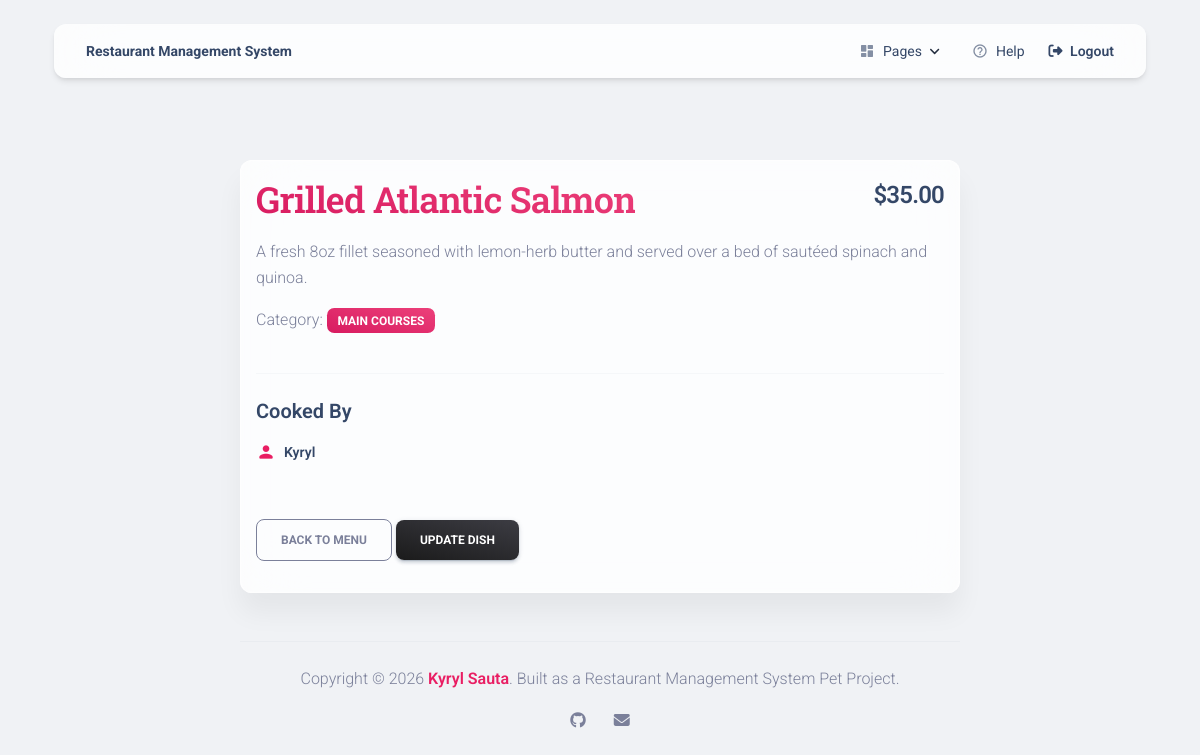
/dish/2/ (signed in), run on the app's committed database.
### menu/models.py (models this page shows, shortened)
class Dish(models.Model):
    name = models.CharField(max_length=255, unique=True)
    description = models.TextField()
    price = models.DecimalField(max_digits=7, decimal_places=2)
    dish_type = models.ForeignKey(DishType, on_delete=models.CASCADE)
    cooks = models.ManyToManyField(Cook, related_name="dishes")

class DishType(models.Model):
    name = models.CharField(max_length=255, unique=True)
    def __str__(self):
        return f"{self.name}"

class Cook(AbstractUser):
    years_of_experience = models.IntegerField(null=True, blank=True)

### menu/views.py (the view)
# urls.py: path("dish/<int:pk>/", DishDetailView.as_view(), name="dish-detail"),
class DishDetailView(LoginRequiredMixin, generic.DetailView):
    model = Dish
    template_name = "menu/dish_detail.html"

### templates/menu/dish_detail.html
{% extends "base.html" %}
{% load static %}
{% block content %}
  {% include 'includes/navigation.html' %}
  <div class="container mt-9">
    <div class="row">
      <div class="col-lg-8 mx-auto">
        <div class="card card-body blur shadow-blur">
          <div class="d-flex justify-content-between align-items-center mb-3">
            <h2 class="text-gradient text-primary mb-0">{{ dish.name }}</h2>
            <h4 class="text-dark font-weight-bold">${{ dish.price }}</h4>
          </div>
          <p class="text-secondary">{{ dish.description }}</p>
          <p>Category: <span class="badge bg-gradient-primary">{{ dish.dish_type }}</span></p>
          <hr class="horizontal dark my-4">
          <h5 class="mb-3">Cooked By</h5>
          <div class="row">
            {% for cook in dish.cooks.all %}
              <div class="col-md-6 mb-2">
                <div class="d-flex align-items-center">
                  <i class="material-icons text-primary me-2">person</i>
                  <a href="{% url 'menu:cook-detail' pk=cook.id %}" class="text-sm font-weight-bold text-dark">
                    {{ cook.first_name }} {{ cook.last_name }}
                  </a>
                </div>
              </div>
            {% empty %}
              <p class="text-sm text-secondary ms-3">No cooks assigned to this dish.</p>
            {% endfor %}
          </div>
          <div class="mt-5">
            <a href="{% url 'menu:dish-list' %}" class="btn btn-outline-secondary">Back to Menu</a>
            <a href="{% url 'menu:dish-update' pk=dish.id %}" class="btn bg-gradient-dark">Update Dish</a>
          </div>
        </div>
      </div>
    </div>
  </div>
{% endblock %}

### templates/base.html (style rules this page uses)
body { display: flex; flex-direction: column; min-height: 100vh; background-color: #f0f2f5; }

### data on the page
Dish: name "Grilled Atlantic Salmon", price "35.00", description "A fresh 8oz fillet seasoned with lemon-herb butter and served over a bed of sautéed spinach and quinoa.", dish_type "MAIN COURSES"
Cook: first_name "Kyryl"
